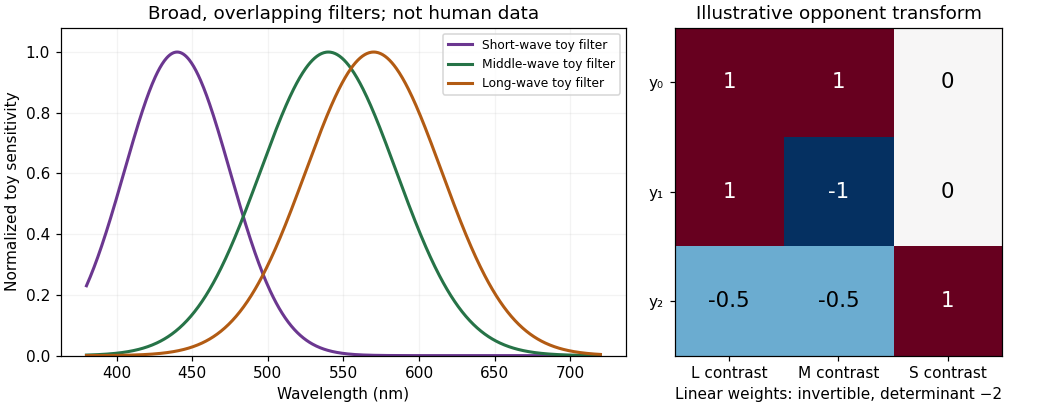

The script that saved this image:
from pathlib import Path
import numpy as np
import matplotlib
matplotlib.use("Agg")
import matplotlib.pyplot as plt
plt.rcParams.update({"font.size":10,"figure.facecolor":"white","axes.facecolor":"white","savefig.facecolor":"white"})
fig,ax=plt.subplots(1,2,figsize=(9.5,3.7),layout="constrained",gridspec_kw={"width_ratios":[1.4,1]})
wavelength=np.linspace(380,720,681)
for mu,sd,label,col in [(440,35,"Short-wave toy filter","#6b3790"),(540,45,"Middle-wave toy filter","#267347"),(570,45,"Long-wave toy filter","#b25b13")]:
 ax[0].plot(wavelength,np.exp(-.5*((wavelength-mu)/sd)**2),label=label,color=col,lw=2)
ax[0].set(xlabel="Wavelength (nm)",ylabel="Normalized toy sensitivity",title="Broad, overlapping filters; not human data",ylim=(0,1.08));ax[0].legend(fontsize=8);ax[0].grid(alpha=.15)
B=np.array([[1,1,0],[1,-1,0],[-.5,-.5,1.]])
ax[1].imshow(B,cmap="RdBu_r",vmin=-1,vmax=1,aspect="equal")
ax[1].set(xticks=[0,1,2],xticklabels=["L contrast","M contrast","S contrast"],yticks=[0,1,2],yticklabels=["y₀","y₁","y₂"],title="Illustrative opponent transform")
for i in range(3):
 for j in range(3):ax[1].text(j,i,f"{B[i,j]:g}",ha="center",va="center",color="white" if abs(B[i,j])>.75 else "black",fontsize=14)
ax[1].set_xlabel("Linear weights: invertible, determinant −2")
fig.savefig(Path.cwd()/"2022-cone-comparisons.png",dpi=110,transparent=False)
